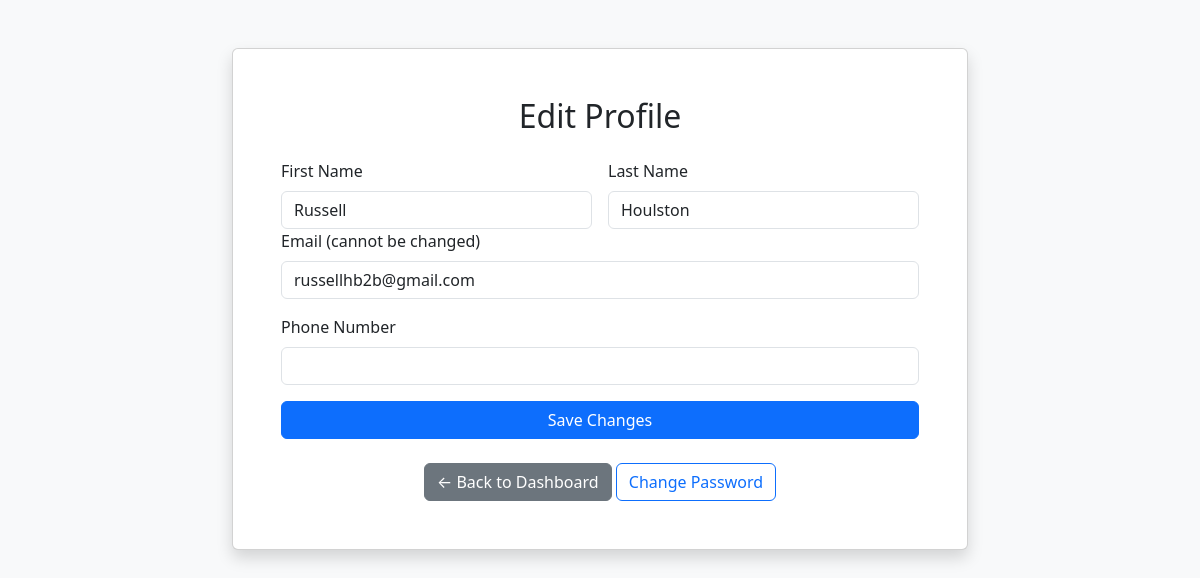
Screenshot of /edit_profile.php (signed in) with the database file from the repository.
### tables this page shows
CREATE TABLE `users` (
  `id` int(11) NOT NULL,
  `organization_id` int(11) DEFAULT NULL,
  `vendor_id` int(11) DEFAULT NULL,
  `username` varchar(50) NOT NULL,
  `first_name` varchar(255) DEFAULT NULL,
  `last_name` varchar(255) DEFAULT NULL,
  `email` varchar(100) NOT NULL,
  `password` varchar(255) NOT NULL,
  `is_admin` tinyint(1) DEFAULT 0,
  `is_wholesale` tinyint(1) DEFAULT 0,
  `resale_number` varchar(50) DEFAULT NULL,
  `certificate_url` varchar(255) DEFAULT NULL,
  `approval_status` enum('pending','approved','rejected') DEFAULT 'pending',
  `registration_type` enum('new_company','join_company','pre_reg') DEFAULT NULL,
  `phone_number` varchar(20) DEFAULT NULL,
  `business_name` varchar(255) DEFAULT NULL,
  `is_propane` tinyint(1) DEFAULT 0,
  `account_number` varchar(50) DEFAULT NULL,
  `delivery_address` text DEFAULT NULL,
  `access_notes` text DEFAULT NULL,
  `password_hash` varchar(255) NOT NULL,
  `suspended` tinyint(1) DEFAULT 0,
  `resale_certificate_url` varchar(255) DEFAULT NULL,
  `is_organization_admin` tinyint(1) DEFAULT 0
);

### edit_profile.php (the view, shortened to what this page needs)
<?php
require_once 'config.php';
$user_id = $_SESSION['user_id'];
$stmt = $pdo->prepare("SELECT * FROM users WHERE id = :id");
$stmt->execute(['id' => $user_id]);
$user = $stmt->fetch();
?>
<!DOCTYPE html>
<html lang="en">
<head>
    <link href="https://cdn.jsdelivr.net/npm/bootstrap@5.3.0/dist/css/bootstrap.min.css" rel="stylesheet">
</head>
<body class="bg-light">
    <div class="container py-5">
        <div class="row justify-content-center">
            <div class="col-md-8">
                <div class="card shadow">
                    <div class="card-body p-5">
                        <h2 class="text-center mb-4">Edit Profile</h2>
                        <form method="post">
                            <div class="row g-3">
                                <div class="col-md-6">
                                    <label class="form-label">First Name</label>
                                    <input type="text" name="first_name" class="form-control" value="<?= htmlspecialchars($user['first_name']) ?>" required>
                                </div>
                                <div class="col-md-6">
                                    <label class="form-label">Last Name</label>
                                    <input type="text" name="last_name" class="form-control" value="<?= htmlspecialchars($user['last_name']) ?>" required>
                                </div>
                            </div>
                            <div class="mb-3">
                                <label class="form-label">Email (cannot be changed)</label>
                                <input type="email" class="form-control" value="<?= htmlspecialchars($user['email']) ?>" readonly>
                            </div>
                            <div class="mb-3">
                                <label class="form-label">Phone Number</label>
                                <input type="tel" name="phone" class="form-control" value="<?= htmlspecialchars($user['phone_number'] ?? '') ?>">
                            </div>
                            <button type="submit" class="btn btn-primary w-100">Save Changes</button>
                        </form>
                        <div class="text-center mt-4">
                            <a href="dashboard.php" class="btn btn-secondary">← Back to Dashboard</a>
                            <a href="reset_password.php" class="btn btn-outline-primary">Change Password</a>
                        </div>
                    </div>
                </div>
            </div>
        </div>
    </div>
</body>
</html>

### rows the page displays
users: first_name "Russell", last_name "Houlston", email "russellhb2b@gmail.com"
